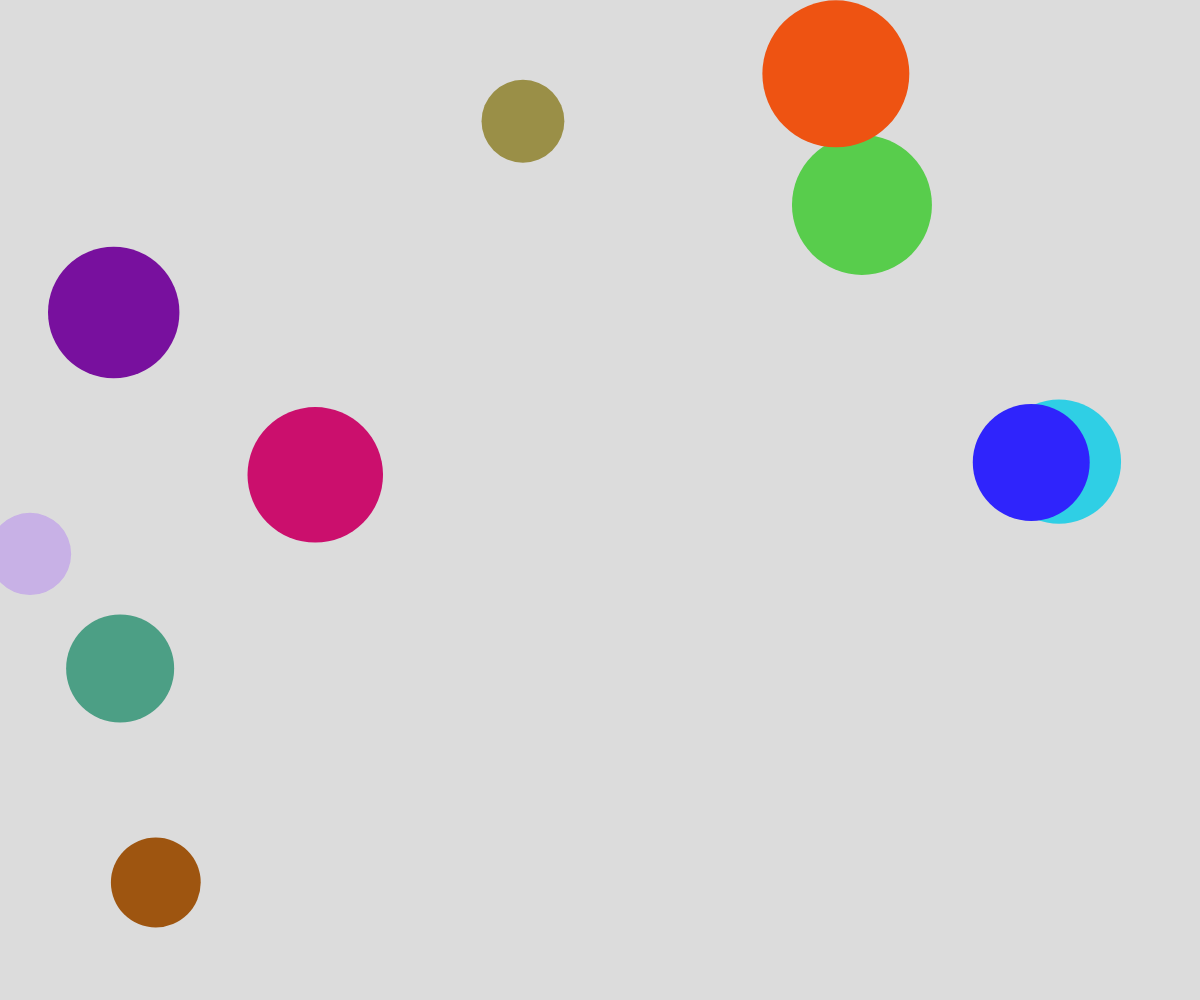
Frame 1 (no input)
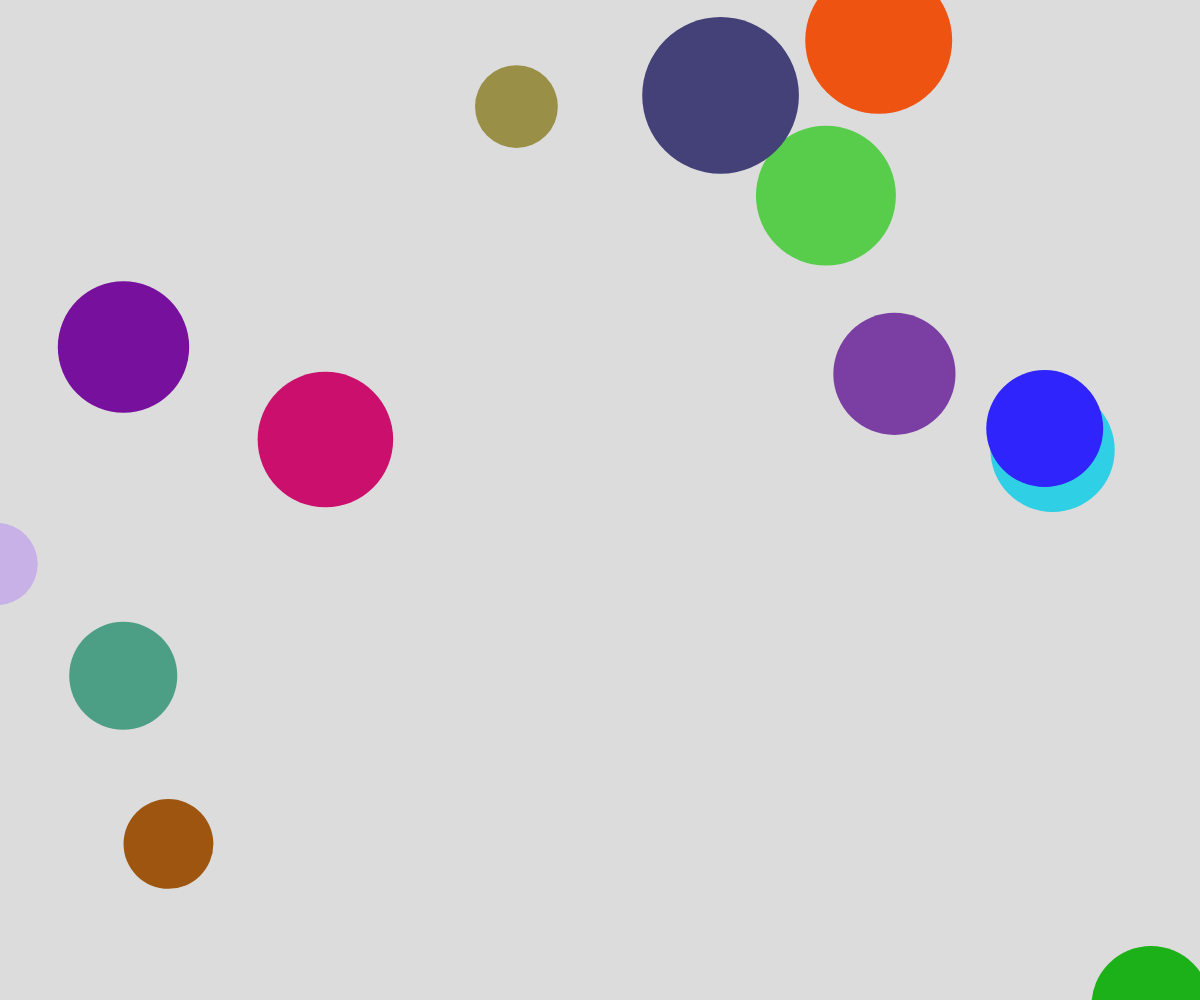
Frame 60 (no input)
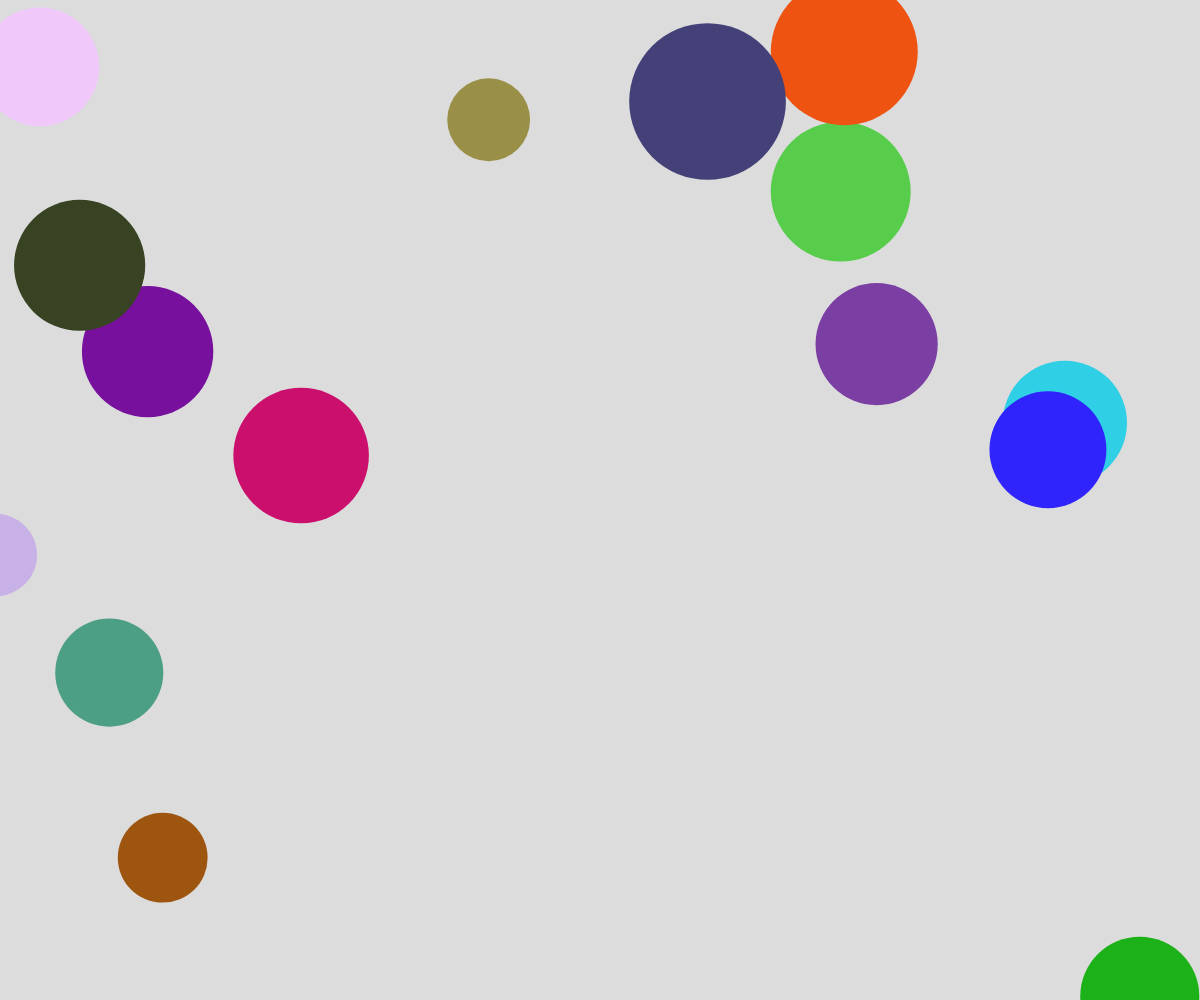
Frame 120 (the mouse pressed at the canvas centre since frame 60)

The p5.js sketch that drew these frames (run headless with seeded random() and noise() and a simulated clock; from frame 60 on, the mouse is pressed at the canvas centre):

// p5.js sketch
// ── sketch.js
//bubble object creation and deletion

let theBubbles = [];

function setup() {
  createCanvas(windowWidth, windowHeight);
  noStroke();
  for (let i = 0; i < 10; i++){
    spawnBubble();
  }
  //spawn a new bubble every half second
  window.setInterval(spawnBubble, 500);
}

function draw() {
  background(220);
  for (let bubble of theBubbles) {
    //randomize movement
    bubble.dy = random(-5, 5);
    bubble.dx = random(-5, 5);
    
    //move bubble
    bubble.x += bubble.dx;
    bubble.y += bubble.dy;

    //display bubble
    fill(bubble.colour[0], bubble.colour[1], bubble.colour[2]);
    circle(bubble.x, bubble.y, bubble.radius * 2);
    
  }
}

function mousePressed() {
  for (let i = theBubbles.length - 1; i >= 0; i--) {
    //check if bubble is clicked on
    let bubble = theBubbles[i];
    if (dist(mouseX, mouseY, bubble.x, bubble.y) < bubble.radius) {
      // let index = theBubbles.indexOf(bubble);
      theBubbles.splice(i, 1);
      break;
    }
  }
}

function spawnBubble() {
  let someBubble = {
    x: random(width),
    y: random(height),
    radius: random(40, 80),
    colour: [random(0,255), random(0,255),random(0,255)],
    dx: random(-5, 5),
    dy: random(-5, 5),
  };
  theBubbles.push(someBubble);
}
